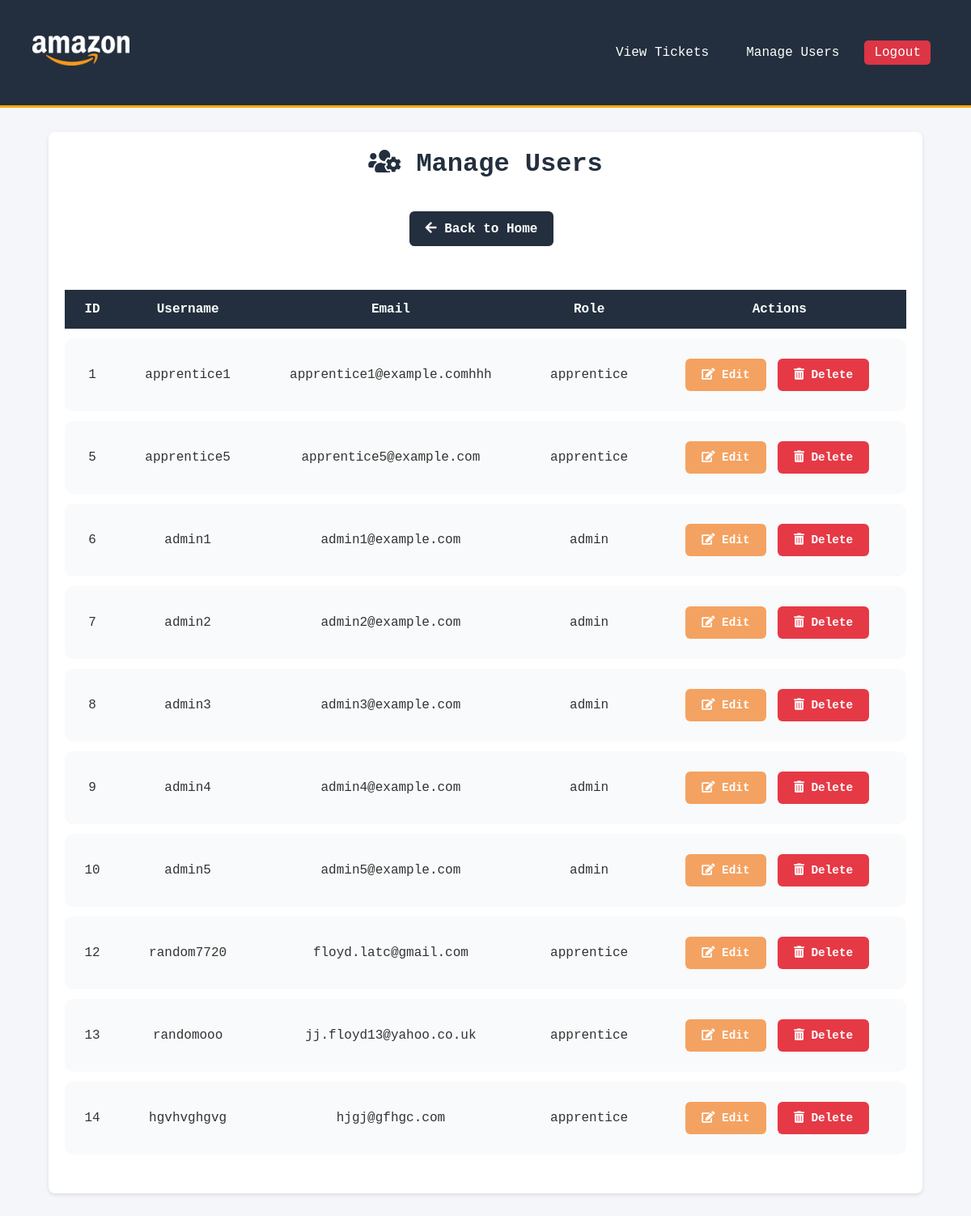
The page /admin_users (signed in) on the database as committed earlier.
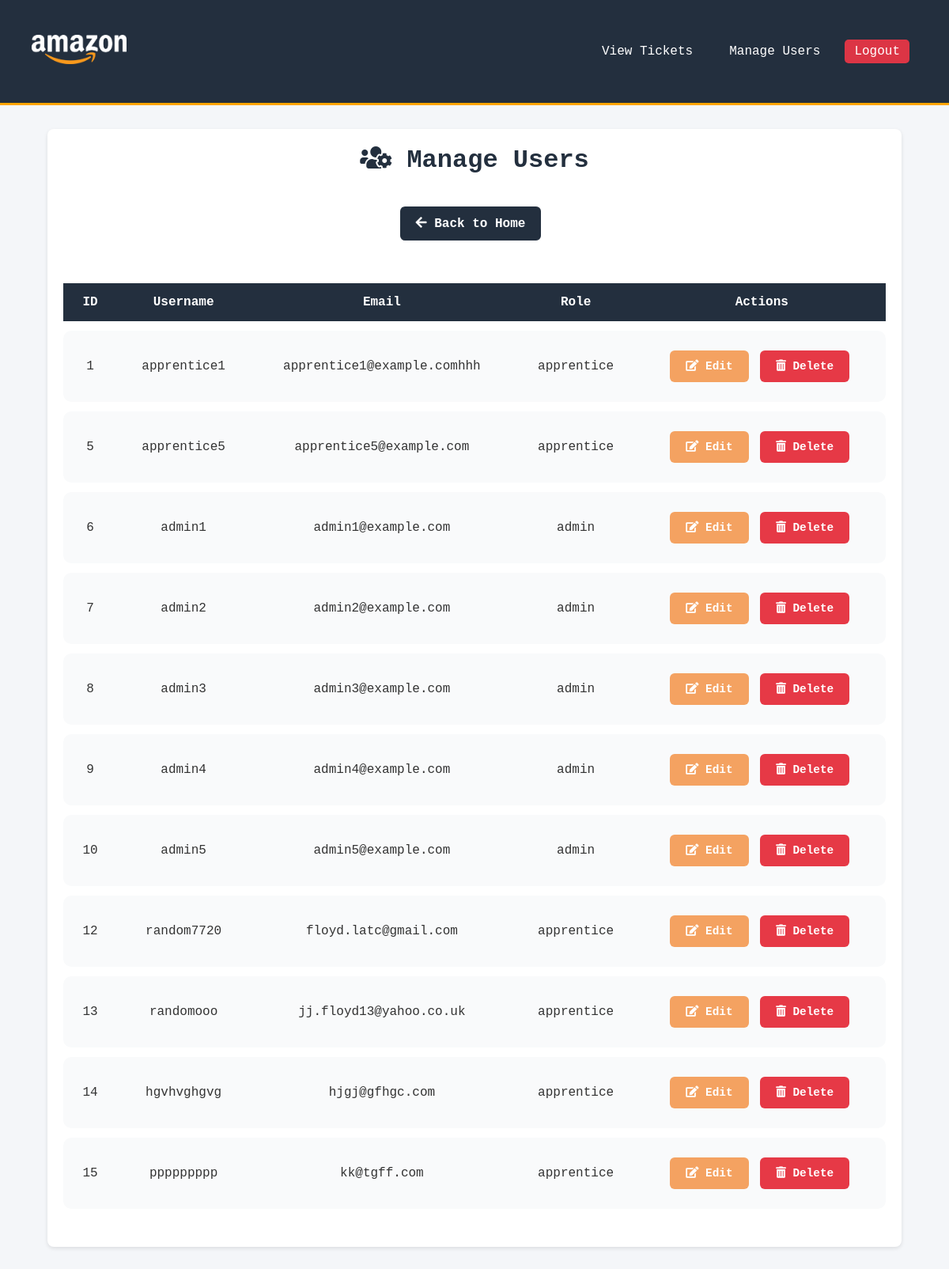
The same page on the database as committed later.
### tables this page shows
CREATE TABLE users (
            id INTEGER PRIMARY KEY AUTOINCREMENT,
            username TEXT UNIQUE NOT NULL,
            password TEXT NOT NULL,
            email TEXT,
            role TEXT NOT NULL CHECK(role IN ('apprentice', 'admin'))
        );

### app/users.py (the view)
@app.route("/admin_users")
@admin_required
def admin_users():
    conn = get_db_connection()
    role_filter = request.args.get("role")
    if role_filter:
        users = conn.execute(
            "SELECT * FROM users WHERE role = ?",
            (role_filter,),
        ).fetchall()
    else:
        users = conn.execute("SELECT * FROM users").fetchall()
    conn.close()
    return render_template("admin_users.html", users=users, role=role_filter)

### app/db.py (called while the page is built)
def get_db_connection():
    conn = sqlite3.connect('helpdesk.db')
    conn.row_factory = sqlite3.Row
    return conn

### app/users.py (called while the page is built)
def admin_required(f):
    @wraps(f)
    def decorated_function(*args, **kwargs):
        if "username" not in session:
            flash("You need to log in to manage users.", "error")
            return redirect(url_for("login"))
        conn = get_db_connection()
        user = conn.execute(
            "SELECT role FROM users WHERE username = ?",
            (session["username"],),
        ).fetchone()
        conn.close()
        if not user or user["role"] != "admin":
            abort(403)
        return f(*args, **kwargs)
    return decorated_function

### app/templates/admin_users.html (shortened to what this page needs)
<!DOCTYPE html>
<html lang="en">
<head>
    <link rel="stylesheet" href="{{ url_for('static', filename='styles.css') }}">
    <link rel="stylesheet" href="https://cdnjs.cloudflare.com/ajax/libs/font-awesome/5.15.1/css/all.min.css">
</head>
<body>
<header class="header">
    <a href="{{ url_for('home') }}">
        <img src="{{ url_for('static', filename='logo.png') }}" alt="Helpdesk Logo">
    </a>
    <nav class="nav" id="navbar">
        <a href="/tickets">View Tickets</a>
        {% if 'username' in session %}
        {% if session['role'] == 'admin' %}
        <a href="{{ url_for('admin_users') }}">Manage Users</a>
        {% endif %}
        <a href="#" class="btn btn-danger" onclick="confirmLogout()">Logout</a>
        {% else %}
        <a href="/login" class="btn btn-warning">Login</a>
        {% endif %}
    </nav>
</header>
<div class="container">
    <h1><i class="fas fa-users-cog"></i> Manage Users</h1>
    <div class="text-center mb-4">
        <a href="{{ url_for('home') }}" class="btn btn-secondary">
            <i class="fas fa-arrow-left"></i> Back to Home
        </a>
    </div>
    <div class="table-responsive">
        <table class="table table-bordered">
            <thead>
            <tr>
                <th>ID</th>
                <th>Username</th>
                <th>Email</th>
                <th>Role</th>
                <th>Actions</th>
            </tr>
            </thead>
            <tbody>
            {% for user in users %}
            <tr>
                <td>{{ user.id }}</td>
                <td>{{ user.username }}</td>
                <td>{{ user.email }}</td>
                <td>{{ user.role }}</td>
                <td>
                    <a href="{{ url_for('edit_user', user_id=user.id) }}" class="btn btn-warning btn-sm"
                       aria-label="Edit User {{ user.username }}">
                        <i class="fas fa-edit"></i> Edit
                    </a>
                    <button
                            class="btn btn-danger btn-sm"
                            onclick="openModal({{ user.id }}, '{{ user.username }}')"
                            aria-label="Delete User {{ user.username }}">
                        <i class="fas fa-trash-alt"></i> Delete
                    </button>
                </td>
            </tr>
            {% endfor %}
            </tbody>
        </table>
    </div>
</body>
</html>

Rows that differ between the two databases and show on the page:
added users: id "15", username "ppppppppp", email "kk@tgff.com", role "apprentice"
